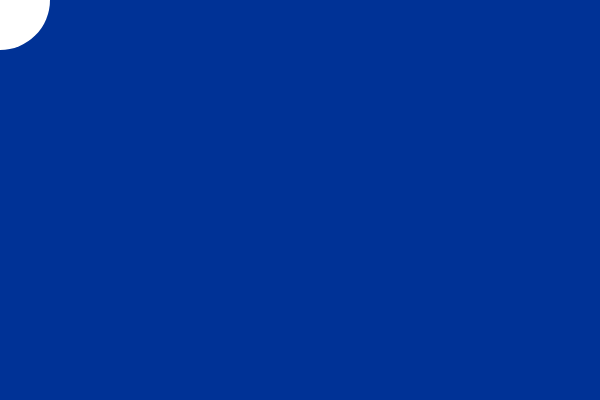
Frame 1 (no input)
Frame 60 (no input): identical to frame 1, image omitted
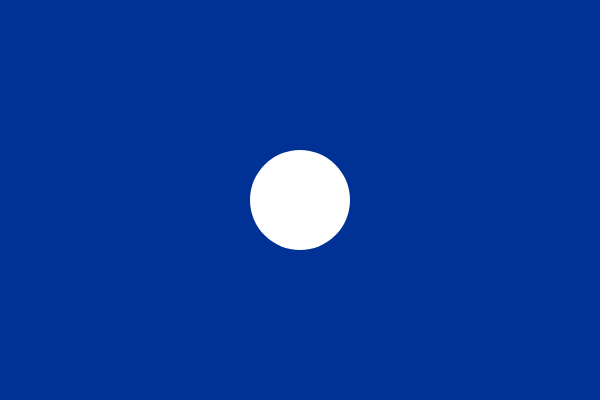
Frame 120 (the mouse pressed at the canvas centre since frame 60)

The p5.js sketch that drew these frames (run headless with seeded random() and noise() and a simulated clock; from frame 60 on, the mouse is pressed at the canvas centre):

// p5.js sketch
// ── sketch.js
function setup() {
  createCanvas(600,400);
}

function draw() {
  background(0,50,150);
  fill(255);
  noStroke();
  ellipse(mouseX,mouseY,100);
}
